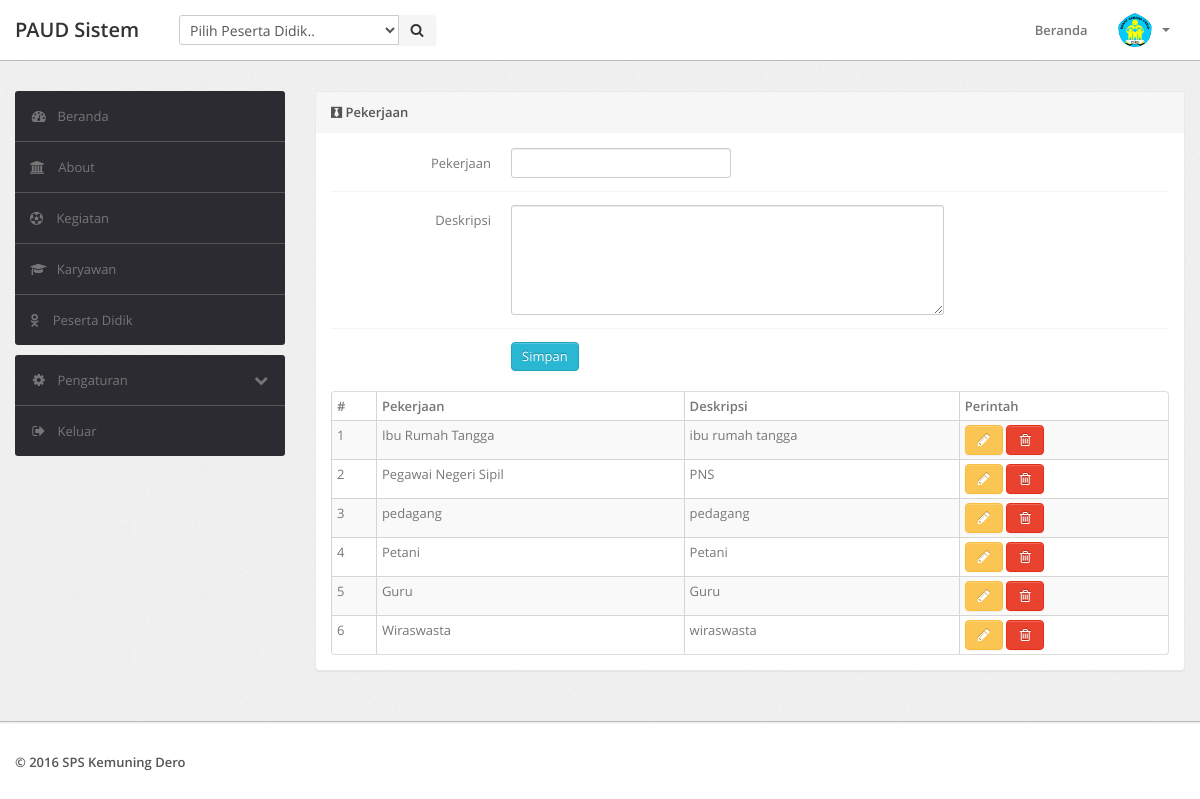
Screenshot of /pekerjaan.php (signed in) with the database file from the repository.
### tables this page shows
CREATE TABLE `tpekerjaan` (
  `id` int(11) NOT NULL,
  `pekerjaan` varchar(50) NOT NULL,
  `deskripsi` varchar(255) NOT NULL
);

### pekerjaan.php (the view, shortened to what this page needs)
<?php
if (isset($_SESSION['username']) && isset($_SESSION['password'])) {
    if ($_SESSION['level'] == 1 || $_SESSION['level'] == 2) {
        include "./include/header.php";
        ?>
        <div class="wrapper">
            <div class="container">
                <div class="row">
                    <?php include "./include/sidebar.php"; ?>
                    <div class="span9">
                        <div class="content">
                            <div class="module">
                                <div class="module-head">
                                    <b><i class="fa fa-black-tie"></i> Pekerjaan</b>
                                </div>
                                <div class="module-body">
                                    <form class="form-horizontal row-fluid" method="post">
                                        <div class="control-group">
                                            <label class="control-label" for="basicinput">Pekerjaan</label>
                                            <div class="controls">
                                                <input type="text" name="pekerjaan" required="" value="<?php
                                                if (isset($_GET['edit'])) {
                                                    echo $getRow['pekerjaan'];
                                                }
                                                ?>">
                                            </div>
                                        </div>
                                        <div class="control-group">
                                            <label class="control-label" for="basicinput">Deskripsi</label>
                                            <div class="controls">
                                                <textarea class="span8" rows="5" name="deskripsi" required=""><?php
                                                    ?></textarea>
                                            </div>
                                        </div>
                                        <div class="control-group">
                                            <div class="controls">
                                                <?php if (isset($_GET['edit'])) { ?>
                                                    <button type="submit" class="btn btn-success" name="update">Edit</button>
                                                    <a href="pekerjaan.php" class="btn btn-inverse">Batal</a>
                                                <?php } else { ?>
                                                    <button type="submit" class="btn btn-info" name="save">Simpan</button>
                                                <?php } ?>
                                            </div>
                                        </div>
                                    </form>
                                    <br>
                                    <table class="table table-striped table-bordered table-condensed">
                                        <thead>
                                            <tr>
                                                <th>#</th>
                                                <th>Pekerjaan</th>
                                                <th>Deskripsi</th>
                                                <th>Perintah</th>
                                            </tr>
                                        </thead>
                                        <tbody>
                                            <?php
                                            $query = $mysqli->query("SELECT * FROM tpekerjaan");
                                            $no = 1;
                                            foreach ($query as $data) {
                                                ?>
                                                <tr>
                                                    <td><?php echo $no; ?></td>
                                                    <td><?php echo $data['pekerjaan']; ?></td>
                                                    <td><?php echo $data['deskripsi']; ?></td>
                                                    <td>
                                                        <a href="?edit=<?php echo $data['id']; ?>" class="btn btn-warning"><i class="icon-pencil"></i></a>
                                                        <a href="?delete=<?php echo $data['id']; ?>" class="btn btn-danger" onclick="return confirm('Are you sure delete this data ?');"><i class="icon-trash"></i></a>
                                                    </td>
                                                </tr>
                                                <?php
                                                $no++;
                                            }
                                            ?>
                                        </tbody>
                                    </table>
                                </div>
                            </div>
                        </div>
                    </div>
                </div>
            </div>
        </div>
        <?php
        include "./include/footer.php";
    } else {
        echo "Sorry, Your not authorization !";
    }
} else {
    header("Location: login.php");
}
?>

### assets/css/theme.css (style rules this page uses)
body { font-size: 13px; font-family: 'Open Sans', Arial, sans-serif; background: #fff; color: #777 }
strong, b { color: #555 }
.wrapper { background: url(../images/bg.png) #eee; border-bottom: 1px solid #bbb; -webkit-box-shadow: 0 1px 2px rgba(0,0,0,0.1); -moz-box-shadow: 0 1px 2px rgba(0,0,0,0.1); box-shadow: 0 1px 2px rgba(0,0,0,0.1); padding: 30px 0 }
form { margin: 0 }
select, textarea, input[type="text"], input[type="password"], input[type="datetime"], input[type="datetime-local"], input[type="date"], input[type="month"], input[type="time"], input[type="week"], input[type="number"], input[type="email"], input[type="url"], input[type="search"], input[type="tel"], input[type="color"], .uneditable-input, label, input, button, select, textarea { -webkit-border-radius: 3px; -moz-border-radius: 3px; border-radius: 3px; font-size: 13px; font-family: 'Open Sans', Tahoma, Arial, sans-serif }
body [class^="icon-"], body [class*=" icon-"] { font-size: 14px; line-height: 20px; height: 20px }
.module { background: #fff; -webkit-border-radius: 3px; -moz-border-radius: 3px; border-radius: 3px; border: 1px solid #ccc; border-bottom-color: #bbb; -webkit-box-shadow: 0 0 1px rgba(0,0,0,0.2); -moz-box-shadow: 0 0 1px rgba(0,0,0,0.2); box-shadow: 0 0 1px rgba(0,0,0,0.2); margin-bottom: 30px }
.form-horizontal .control-group, .form-vertical .control-group { margin-bottom: 0 }
.form-horizontal .control-group+.control-group, .form-vertical .control-group+.control-group { margin-top: 13px; padding-top: 13px; border-top: 1px solid #f5f5f5 }
.btn, .btn-box { -webkit-border-radius: 3px; -moz-border-radius: 3px; border-radius: 3px }
.btn [class^="icon-"], .btn-box [class^="icon-"], .btn [class*=" icon-"], .btn-box [class*=" icon-"] { min-width: 16px; text-align: center; display: inline-block!important }
.btn { font-size: 13px; font-weight: 600 }
.btn { display: inline-block; margin-bottom: 0; font-weight: 400; text-align: center; vertical-align: middle; cursor: pointer; background-image: none; border: 1px solid transparent; white-space: nowrap; padding: 4px 10px; font-size: 13px; line-height: 1.42857; border-radius: 4px; -webkit-user-select: none; -moz-user-select: none; -ms-user-select: none; user-select: none }
.btn-info { color: #fff; background-color: #29b7d3; border-color: #25a4be }
.btn-warning { color: #fff; background-color: #fac552; border-color: #f9bd39 }
.btn-danger { color: #fff; background-color: #e9422e; border-color: #e52e18 }
.table { margin-bottom: 0 }
.table th, .table td { border-color: #d5d5d5!important }
.table-bordered thead:first-child tr:first-child>th:first-child, .table-bordered tbody:first-child tr:first-child>td:first-child { -webkit-border-top-left-radius: 2px; -moz-border-radius-topleft: 2px; border-top-left-radius: 2px }
.table-bordered thead:first-child tr:first-child>th:last-child, .table-bordered tbody:first-child tr:first-child>td:last-child { -webkit-border-top-right-radius: 2px; -moz-border-radius-topright: 2px; border-top-right-radius: 2px }
.table-bordered thead:last-child tr:last-child>th:first-child, .table-bordered tbody:last-child tr:last-child>td:first-child, .table-bordered tfoot:last-child tr:last-child>td:first-child { -webkit-border-bottom-left-radius: 2px; -moz-border-radius-bottomleft: 2px; border-bottom-left-radius: 2px }
.table-bordered thead:last-child tr:last-child>th:last-child, .table-bordered tbody:last-child tr:last-child>td:last-child, .table-bordered tfoot:last-child tr:last-child>td:last-child { -webkit-border-bottom-right-radius: 2px; -moz-border-radius-bottomright: 2px; border-bottom-right-radius: 2px }
.module { box-shadow: 0 0 3px rgba(0,0,0,.1); border-color: #e9e9e9; margin-bottom: 20px; background-color: #fff; border-radius: 4px; -webkit-box-shadow: 0 1px 1px rgba(0,0,0,.05); box-shadow: 0 1px 1px rgba(0,0,0,.05); }
.module-head { color: #767676; background-color: #f6f6f6; border-color: #e9e9e9; padding: 10px 15px; border-bottom: 1px solid transparent; border-top-right-radius: 3px; border-top-left-radius: 3px; }
.module-body { padding: 15px }

### rows the page displays
tpekerjaan: pekerjaan "Ibu Rumah Tangga", deskripsi "ibu rumah tangga"
tpekerjaan: pekerjaan "Pegawai Negeri Sipil", deskripsi "PNS"
tpekerjaan: pekerjaan "pedagang", deskripsi "pedagang"
tpekerjaan: pekerjaan "Petani", deskripsi "Petani"
tpekerjaan: pekerjaan "Guru", deskripsi "Guru"
tpekerjaan: pekerjaan "Wiraswasta", deskripsi "wiraswasta"
